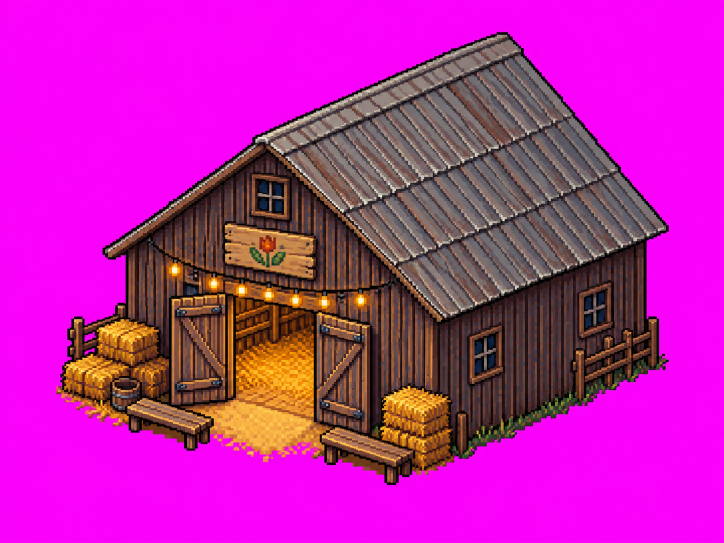
#> input picture gen/raw0928/barn.png, 1448 x 1086 px, given in place of michal.png, which was not available (shown at 1/2 size)
$ python build_0928.py
#> lines starting #> are read from the running program, lines starting #| are printed output that depends on the picture; after the words box and inside, x2 and y2 are one past the last pixel; in counts of white or black regions, pixels touching at a corner belong together; pictures that were not available may be replaced by others from this repository, and a replacement may not be noted
#> in keyed, im is the input picture: PIL image 1448x1086 RGB; mean R, G, B 186.3, 36.3, 165.2
### gen/slice_sheet.py
"""Chroma-key magenta sprite sheets, split into frames, align (feet baseline + torso centre), pack into game atlas."""
import json, numpy as np
from PIL import Image, ImageFilter
from scipy import ndimage

def key(path):
    a = np.array(Image.open(path).convert('RGBA')).astype(np.int32)
    r, g, b = a[..., 0], a[..., 1], a[..., 2]
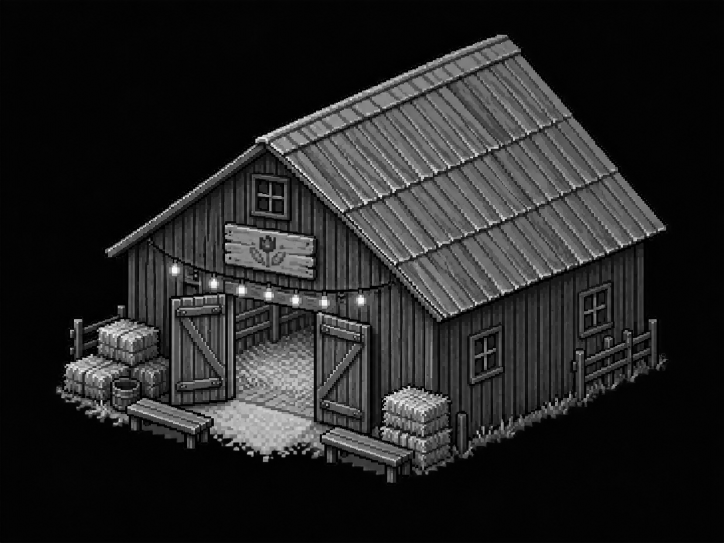
#> g: shape (1086, 1448) int32 (shown at 1/2 size); min 0, max 255, mean 36.3
    mag = (r > 140) & (b > 140) & (g < 120) & (np.abs(r - b) < 100)
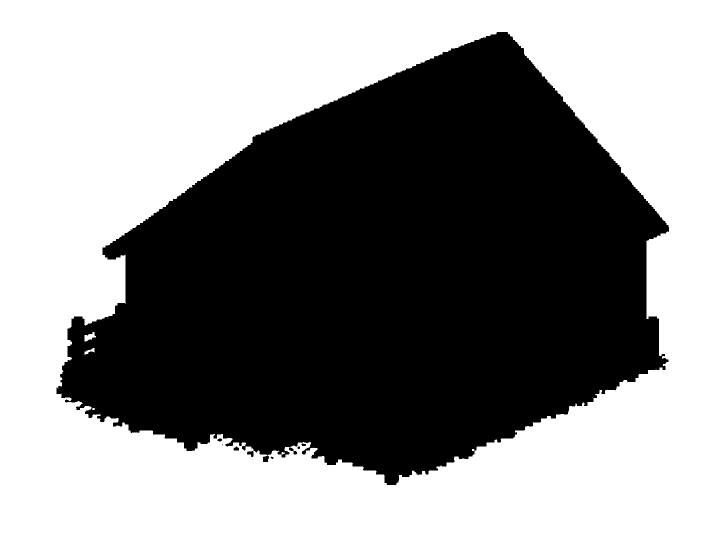
#> mag: shape (1086, 1448) bool (shown at 1/2 size); 55.2% white; 9 black regions (2 under 20 px), largest, box (x1, y1, x2, y2) and area: (113, 64, 1338, 970) 704369, (494, 902, 507, 914) 102, (578, 895, 594, 909) 93
    alpha = np.where(mag, 0, 255).astype(np.uint8)
    alpha = np.array(Image.fromarray(alpha).filter(ImageFilter.MinFilter(3)))
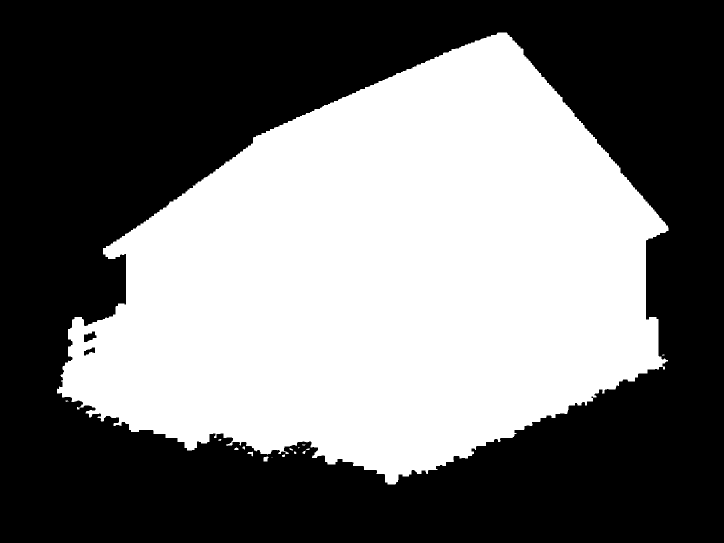
#> alpha: shape (1086, 1448) (shown at 1/2 size); 44.4% white; 16 white regions (7 under 20 px), largest, box (x1, y1, x2, y2) and area: (114, 65, 1337, 969) 698380, (527, 913, 537, 923) 79, (495, 903, 506, 913) 56
    spill = (r > g + 50) & (b > g + 50) & (alpha > 0)
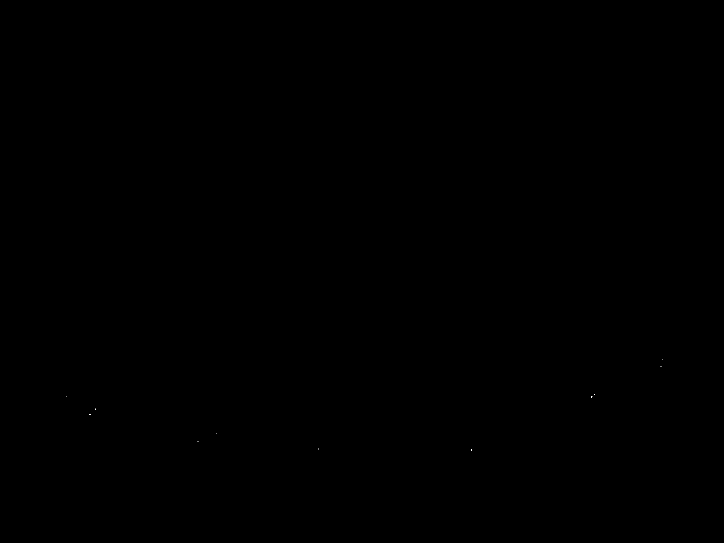
#> spill: shape (1086, 1448) bool (shown at 1/2 size); 0% white in thin lines or dots, all inside (x1, y1, x2, y2) = (132, 719, 1325, 902)
    a[..., 0] = np.where(spill, np.minimum(r, g + 50), r); a[..., 2] = np.where(spill, np.minimum(b, g + 50), b)
#> after `a[..., 0] = np.where(spill, np.minimum(r, g + 50), r)`: r: shape (1086, 1448) int32; min 0, max 255, mean 186.3
#> after `a[..., 2] = np.where(spill, np.minimum(b, g + 50), b)`: b: shape (1086, 1448) int32; min 0, max 255, mean 165.2
    a[..., 3] = alpha
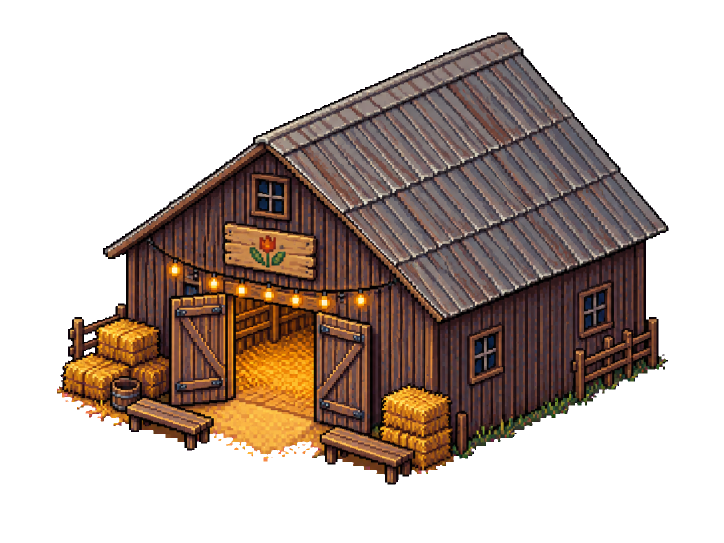
#> a: shape (1086, 1448, 4) int32 (shown at 1/2 size); mean R, G, B, A 186.3, 36.3, 165.2, 113.3; transparent parts drawn white
    return a.astype(np.uint8)

# [35 lines left out: functions blobs, frames_grid, not called in this run]

# [29 lines that do not run on import are left out]

### gen/build_0928.py
"""Sept-28 sprite pipeline: key the PPQ raws in gen/raw0928/ into
  gen/npc_src/{michal,mateusz,patryk}.png   (then build_npcs.py packs docs/img/npcs.png)
  docs/img/trash.png + trash.json            (5 x 32px litter pickups)
  docs/img/critters.png + critters.json      (hen / stray / bird / stork / fox strips, 4 frames each, 64px cells, facing right)
  docs/img/frodo_idle.png + frodo_idle.json  (Frodo idle poses, 32px cells matching frodo.png)
Run from the repo root: python gen/build_0928.py"""
import json, sys, pathlib
import numpy as np
from PIL import Image
from scipy import ndimage
sys.path.insert(0, 'gen')
from slice_sheet import key

RAW = pathlib.Path('gen/raw0928')


def keyed(name):
    im = Image.open(RAW / f'{name}.png')
    if im.mode == 'RGBA' and im.getpixel((2, 2))[3] == 0:   # already transparent: just drop faint alpha fringe
        a = np.array(im); a[..., 3] = np.where(a[..., 3] > 110, 255, 0); return a
    return key(RAW / f'{name}.png')


def parts(a, n, min_px=400):
    """The n largest sprites left-to-right; small detached bits are merged into the nearest sprite by column."""
    lab, k = ndimage.label(a[..., 3] > 0, structure=np.ones((3, 3)))
    sizes = ndimage.sum(np.ones(lab.shape), lab, range(1, k + 1))
    objs = ndimage.find_objects(lab)
    big = sorted((int(i) + 1 for i in np.argsort(sizes)[::-1][:n]), key=lambda i: objs[i - 1][1].start)
    boxes = [list(objs[i - 1]) for i in big]
    owner = np.zeros(lab.shape, int)
    for j, i in enumerate(big): owner[lab == i] = j + 1
    for i in range(1, k + 1):
        if i in big or sizes[i - 1] < min_px // 20: continue
        sl = objs[i - 1]; cx = (sl[1].start + sl[1].stop) / 2
        j = min(range(len(boxes)), key=lambda q: abs((boxes[q][1].start + boxes[q][1].stop) / 2 - cx))
        owner[lab == i] = j + 1
        boxes[j] = [slice(min(boxes[j][0].start, sl[0].start), max(boxes[j][0].stop, sl[0].stop)),
                    slice(min(boxes[j][1].start, sl[1].start), max(boxes[j][1].stop, sl[1].stop))]
    out = []
    for j, (ys, xs) in enumerate(boxes):
        c = a[ys, xs].copy(); c[..., 3] = np.where(owner[ys, xs] == j + 1, c[..., 3], 0); out.append(Image.fromarray(c))
    return out


def strip(frames, cell, target_h, name, bottom=2):
    """Pack frames into a strip; one common scale (tallest frame -> target_h) keeps the animation steady, feet on a baseline."""
    s = min(target_h / max(f.height for f in frames), (cell - 2) / max(f.width for f in frames))
    out = Image.new('RGBA', (cell * len(frames), cell), (0, 0, 0, 0))
    for i, f in enumerate(frames):
        im = f.resize((max(1, round(f.width * s)), max(1, round(f.height * s))), Image.LANCZOS)
        a = np.array(im); a[..., 3] = np.where(a[..., 3] > 100, 255, 0); im = Image.fromarray(a)
        out.alpha_composite(im, (i * cell + (cell - im.width) // 2, cell - bottom - im.height))
    return out


# ---- NPCs: the whole figure (all opaque pixels; held props like the litter picker are separate blobs)
for n in ('michal', 'mateusz', 'patryk', 'edytka'):
    a = keyed(n)
    lab, k = ndimage.label(a[..., 3] > 0, structure=np.ones((3, 3)))
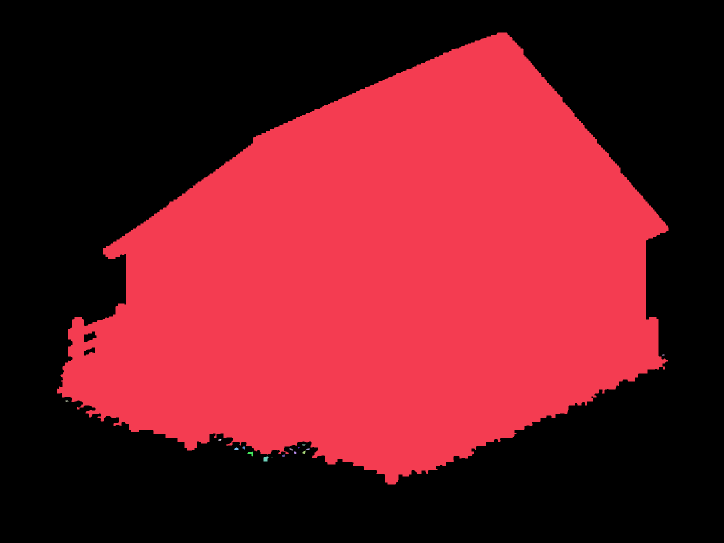
#> lab: shape (1086, 1448) int32 (shown at 1/2 size); 17 distinct labels, from 0 to 16; one colour per label, 0 black
#> k = 16
    sizes = ndimage.sum(np.ones(lab.shape), lab, range(1, k + 1))
#> sizes = [698380, 9, 12, 17, 12, 24, 6, 33, 21, 18, 28, 56, 20, 25, 79, 2]
    a[..., 3] = np.where(np.isin(lab, [i + 1 for i in range(k) if sizes[i] >= 60]), a[..., 3], 0)   # drop keying specks
#> a: shape (1086, 1448, 4); mean R, G, B, A 186.3, 36.3, 165.2, 113.3
    fig = Image.fromarray(a); fig = fig.crop(fig.getbbox())
#> after `fig = fig.crop(fig.getbbox())`:
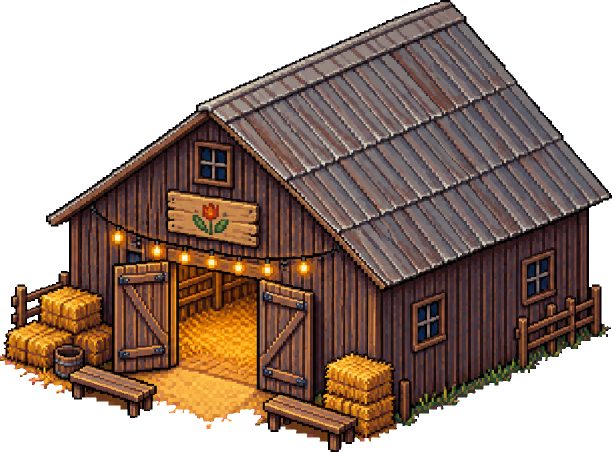
#> fig: PIL image 1223x904 RGBA (shown at 1/2 size); mean R, G, B, A 159.5, 50.6, 129.4, 161.1; transparent parts drawn white
    fig.save(f'gen/npc_src/{n}.png'); print('npc', n, fig.size)
#| npc michal (1223, 904)
#> pass 2 of the loop `for n in ('michal', 'mateusz', 'patryk', 'edytka'):`:
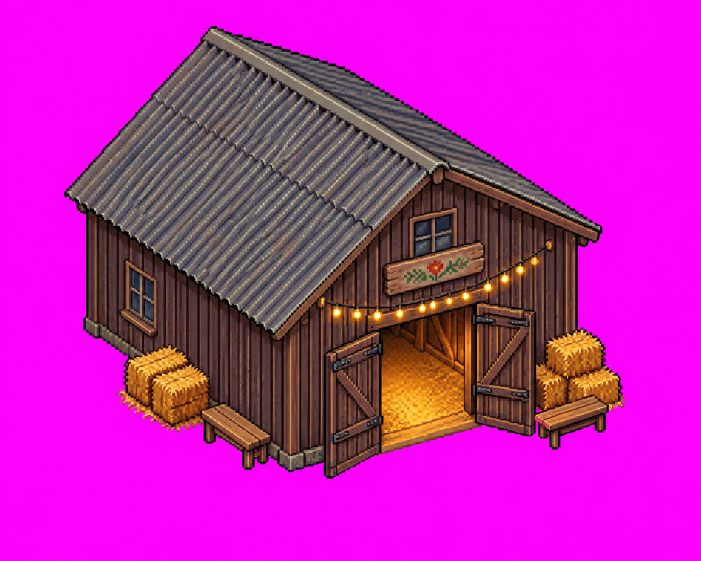
#> input picture gen/raw0928/barn_a.png, 1402 x 1122 px, given in place of mateusz.png, which was not available (shown at 1/2 size)
#> in keyed, im is the input picture: PIL image 1402x1122 RGB; mean R, G, B 187.6, 34.5, 170.6
#> g: shape (1122, 1402) int32
#> mag: shape (1122, 1402) bool; 57.3% white; 3 black regions (2 under 20 px), largest, box (x1, y1, x2, y2) and area: (128, 52, 1253, 958) 672337
#> spill: shape (1122, 1402) bool; 0% white in thin lines or dots, all inside (x1, y1, x2, y2) = (252, 672, 1244, 900)
#> `lab, k = ndimage.label(a[..., 3] > 0, structure=np.ones((3, 3)))`:
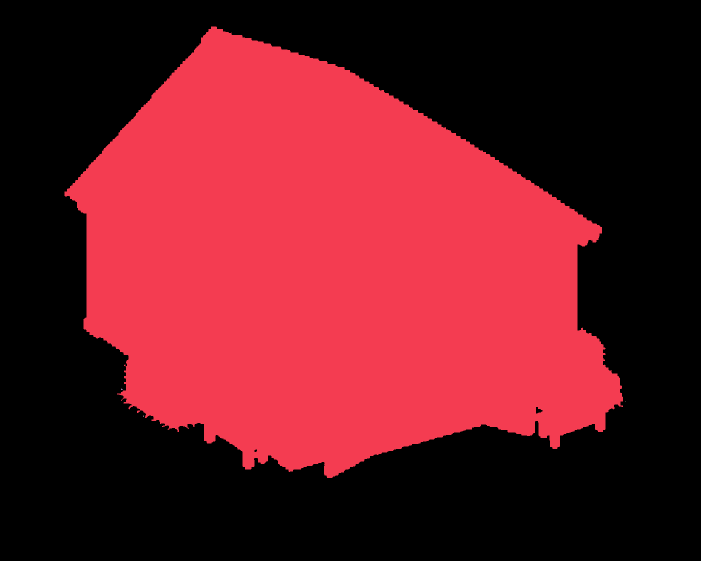
#> lab: shape (1122, 1402) int32 (shown at 1/2 size); 5 distinct labels, from 0 to 4; one colour per label, 0 black
#> k = 4
#> sizes = [667245, 6, 1, 3]
#> `fig = fig.crop(fig.getbbox())`:
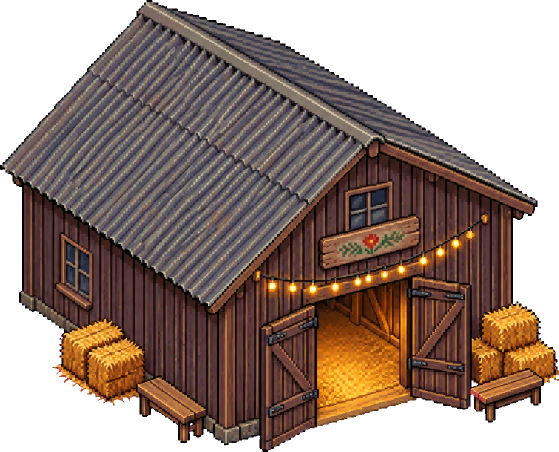
#> fig: PIL image 1117x903 RGBA (shown at 1/2 size); mean R, G, B, A 152.8, 52, 125.9, 168.7; transparent parts drawn white
#| npc mateusz (1117, 903)

# ---- trash pickups
names = ['bottle', 'can', 'bag', 'paper', 'tyre']
#> names = ['bottle', 'can', 'bag', 'paper', 'tyre']
#> (the run stopped early here; a loop or call above may not have finished)
